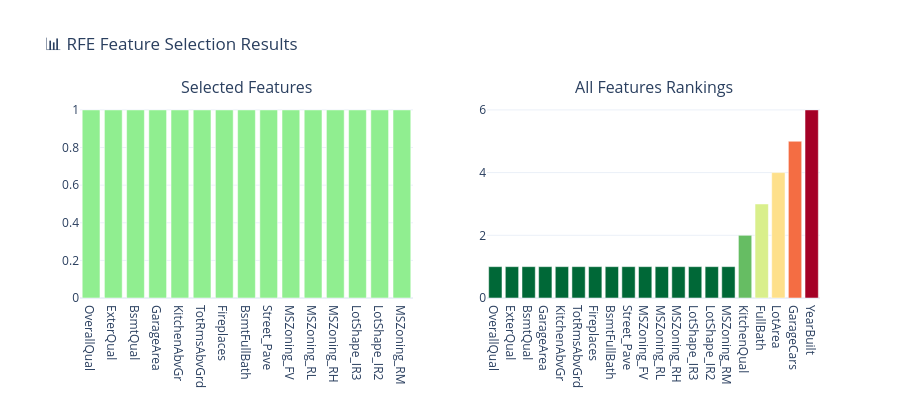

Notebook cell for this chart:
### Markdown cell above
## 🔄 Demo 3.2: RFE (Recursive Feature Elimination)

Chọn features bằng RFE với Random Forest

### Code cell
# Reset để thử method khác (reset sẽ quay về data gốc)
feature_selector.reset()

# Xử lý NaN sau khi reset
feature_selector.df = feature_selector.df.fillna(feature_selector.df.median(numeric_only=True))
print(f"✅ Đã xử lý NaN sau reset")

# RFE selection với k=15 features
# Method này tự động chọn model phù hợp (LogisticRegression cho classification, LinearRegression cho regression)
feature_selector.rfe_selection(k=15, show_report=True)

### Figure 1 — Plotly figure (JSON) as saved in the notebook; plotly's stock layout.template omitted (floating-point values rounded to 4 significant figures)
{"data": [{"marker": {"color": "lightgreen"}, "name": "Selected", "showlegend": false, "type": "bar", "x": ["OverallQual", "ExterQual", "BsmtQual", "GarageArea", "KitchenAbvGr", "TotRmsAbvGrd", "Fireplaces", "BsmtFullBath", "Street_Pave", "MSZoning_FV", "MSZoning_RL", "MSZoning_RH", "LotShape_IR3", "LotShape_IR2", "MSZoning_RM"], "xaxis": "x", "y": [1, 1, 1, 1, 1, 1, 1, 1, 1, 1, 1, 1, 1, 1, 1], "yaxis": "y"}, {"marker": {"color": [1, 1, 1, 1, 1, 1, 1, 1, 1, 1, 1, 1, 1, 1, 1, 2, 3, 4, 5, 6], "colorscale": [[0, "rgb(0,104,55)"], [0.1, "rgb(26,152,80)"], [0.2, "rgb(102,189,99)"], [0.3, "rgb(166,217,106)"], [0.4, "rgb(217,239,139)"], [0.5, "rgb(255,255,191)"], [0.6, "rgb(254,224,139)"], [0.7, "rgb(253,174,97)"], [0.8, "rgb(244,109,67)"], [0.9, "rgb(215,48,39)"], [1, "rgb(165,0,38)"]], "showscale": false}, "showlegend": false, "type": "bar", "x": ["OverallQual", "ExterQual", "BsmtQual", "GarageArea", "KitchenAbvGr", "TotRmsAbvGrd", "Fireplaces", "BsmtFullBath", "Street_Pave", "MSZoning_FV", "MSZoning_RL", "MSZoning_RH", "LotShape_IR3", "LotShape_IR2", "MSZoning_RM", "KitchenQual", "FullBath", "LotArea", "GarageCars", "YearBuilt"], "xaxis": "x2", "y": [1, 1, 1, 1, 1, 1, 1, 1, 1, 1, 1, 1, 1, 1, 1, 2, 3, 4, 5, 6], "yaxis": "y2"}], "layout": {"annotations": [{"font": {"size": 16}, "showarrow": false, "text": "Selected Features", "x": 0.225, "xanchor": "center", "xref": "paper", "y": 1, "yanchor": "bottom", "yref": "paper"}, {"font": {"size": 16}, "showarrow": false, "text": "All Features Rankings", "x": 0.775, "xanchor": "center", "xref": "paper", "y": 1, "yanchor": "bottom", "yref": "paper"}], "height": 400, "title": {"text": "📊 RFE Feature Selection Results"}, "xaxis": {"anchor": "y", "domain": [0, 0.45]}, "xaxis2": {"anchor": "y2", "domain": [0.55, 1]}, "yaxis": {"anchor": "x", "domain": [0, 1]}, "yaxis2": {"anchor": "x2", "domain": [0, 1]}}}
